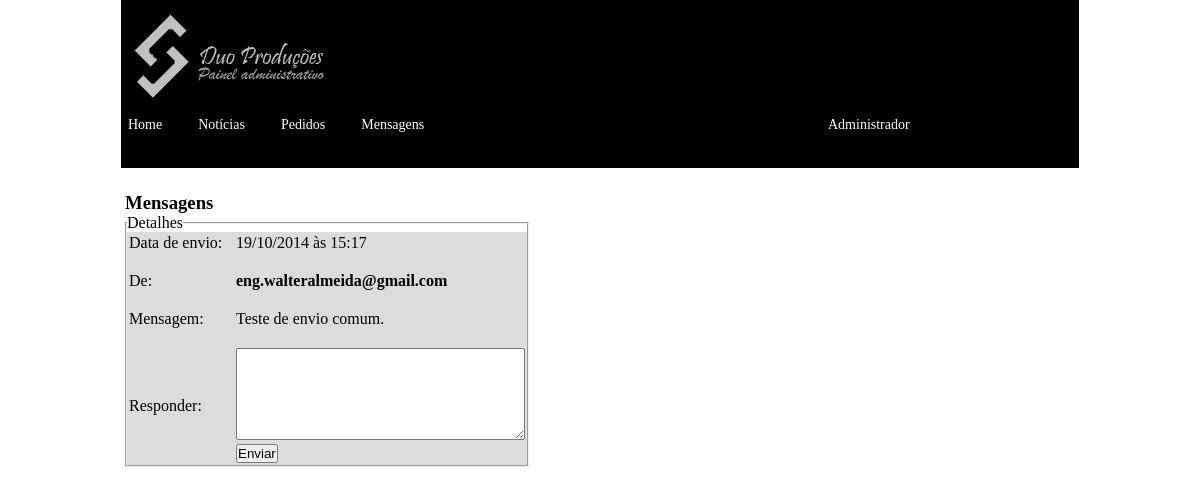
Screenshot of /adm/mensagem.php?id=5 (signed in) with the database file from the repository.
### tables this page shows
CREATE TABLE `mensagem` (
  `idMensagem` int(11) NOT NULL,
  `email` varchar(100) NOT NULL,
  `mensagem` longtext NOT NULL,
  `data` date NOT NULL,
  `hora` time NOT NULL
);

### adm/mensagem.php (the view, shortened to what this page needs)
<?php
include ("painel-logado.php");
?>
<head>
</head>
<body>
<div class="center_content">
<h3><b>Mensagens </b></h3>
        	<?php
      $idmensagem = $_GET['id'];
      $con=mysqli_connect("localhost","root","","tabela");
			$query = mysqli_query($con,"SELECT * FROM mensagem WHERE idMensagem = '$idmensagem'");
			while ($dados = mysqli_fetch_array($query)){
		?>
<p>
<form action="recebeMensagem.php" method="post">
<fieldset id="fldLogin" style="width: 350px;">
<legend align="left">Detalhes</legend>
<table id="tabCores" width="400" border="0" bgcolor="#DCDCDC">
    <tr>
      <td width="70%" align="left">Data de envio:</td>
      <td width="30%" align="left"><?php  echo "".date('d/m/Y', strtotime($dados['data'])); ?> às <?php echo "".date('H:i', strtotime($dados['hora']));?> <br />
</td>
   </tr>
    <tr>
      <td width="70%" align="left"><br />De:</td>
      <td width="30%" align="left"><br /><?php {
	  echo "<h4>".$dados['email']."</h4>"; } ?>
</td>
      </tr>
      <td width="70%" align="left">Mensagem:</td>
      <td width="30%" align="left"><br /><?php {
	  echo "".$dados['mensagem']." "; } ?><br />
<br />
</td>
    <td width="70%" align="left">Responder:</td>
      <td width="30%" align="left"><textarea name="campo" id="campo" cols="34" rows="6"></textarea><br /><input type="hidden" name="end" value="<?php echo $dados['email']; ?>" /><input type="submit" value="Enviar" /></td>
</table>
</fieldset></form><?php } ?>
</body>
</html>
</body>
</html>

### adm/style.css (style rules this page uses)
.center_content { width:960px; clear:both; padding:35px 0 0 0; }

### adm/css/estilo.css (style rules this page uses)
* { padding:0; margin:0; }
body { background-color:#FFF; }

### rows the page displays
mensagem: data "19/10/2014", hora "15:17", email "eng.walteralmeida@gmail.com", mensagem "Teste de envio comum."
